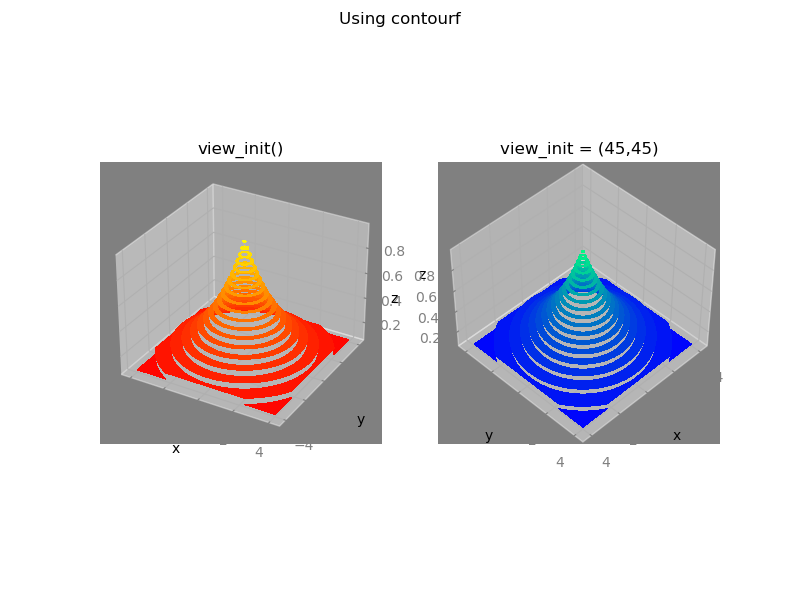

Reproduce this figure in Python.
#----------------------------------------
#   CH_12_17_8_EX_1_Mplot3d_Contourf.py
#----------------------------------------
from mpl_toolkits import mplot3d
import matplotlib.pyplot as plt
import numpy as np
#
x = np.linspace(-4,4,81)
y = np.linspace(-4,4,81)
X, Y = np.meshgrid(x, y)
Z = np.exp(-0.5*np.sqrt(X**2 + Y**2))
#
fig1 = plt.figure(figsize=(8, 6))
ax1 = fig1.add_subplot(121, projection='3d')
#
cset1 = ax1.contourf(X, Y, Z, 20, cmap = 'autumn')
ax1.view_init() 
ax1.set_xlabel('x')
ax1.set_ylabel('y')
ax1.set_zlabel('z')
plt.title('view_init()')
#
ax2 = fig1.add_subplot(122, projection='3d')
#
cset2 = ax2.contourf(X, Y, Z,20, cmap = 'winter')
ax2.view_init(45, 45) 
ax2.set_xlabel('x')
ax2.set_ylabel('y')
ax2.set_zlabel('z')
plt.title('view_init = (45,45)')
#
plt.suptitle('Using contourf')
plt.savefig('CH_12_17_8_EX_1_Mplot3d_Contourf.png')
plt.show()
























































































	


